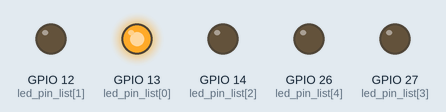
This sketch was run on a simulated ESP32. On the bench: output pins drawn as LEDs (lit = HIGH).

Above: at 0.5 s.
At 1.5 s:
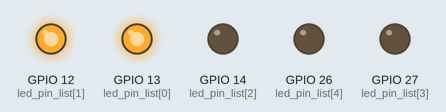
At 3.5 s:
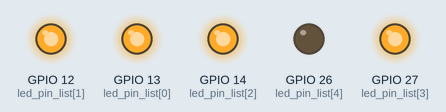
At 6.5 s:
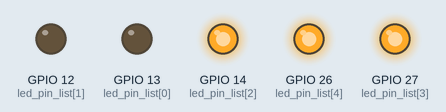
At 9.5 s:
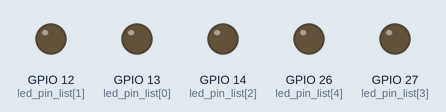
At 12.5 s:
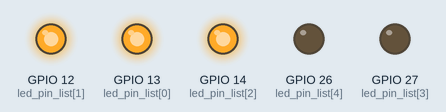
Timing chart, 0 to 13.0 s (numbered marks = the images above):
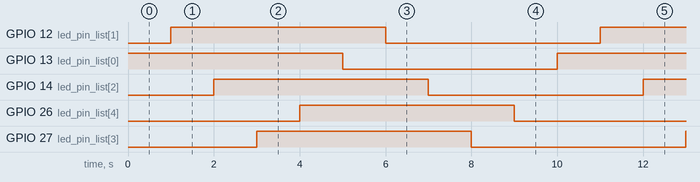

Measured:
- by itself, GPIO 12 (led_pin_list[1]), GPIO 13 (led_pin_list[0]), GPIO 14 (led_pin_list[2]), GPIO 26 (led_pin_list[4]), GPIO 27 (led_pin_list[3]): alternates HIGH for 5.0 s and LOW for 5.0 s
- by itself, everything shown: repeats every 10.0 s, in 10 steps

The sketch:

test1_light2.ino
```cpp
//定义LED引脚数组
int led_pin_list[5] = {13,12,14,27,26};
int num = sizeof(led_pin_list)/sizeof(led_pin_list[0]);

void setup() {
  // put your setup code here, to run once:
  //设置所有引脚为输出模式
  for(int i = 0;i < num;i++){
    pinMode(led_pin_list[i], OUTPUT);
    }

}

void loop() {
  // put your main code here, to run repeatedly:
  //设置所有引脚为高电平
  for (int j = 0;j < num ;j++){
    digitalWrite(led_pin_list[j],HIGH);
    delay(1000);
  }

  //设置所有引脚为低电平
  for (int j = 0;j < num ;j++){
    digitalWrite(led_pin_list[j],LOW);
    delay(1000);

  }
}
```
